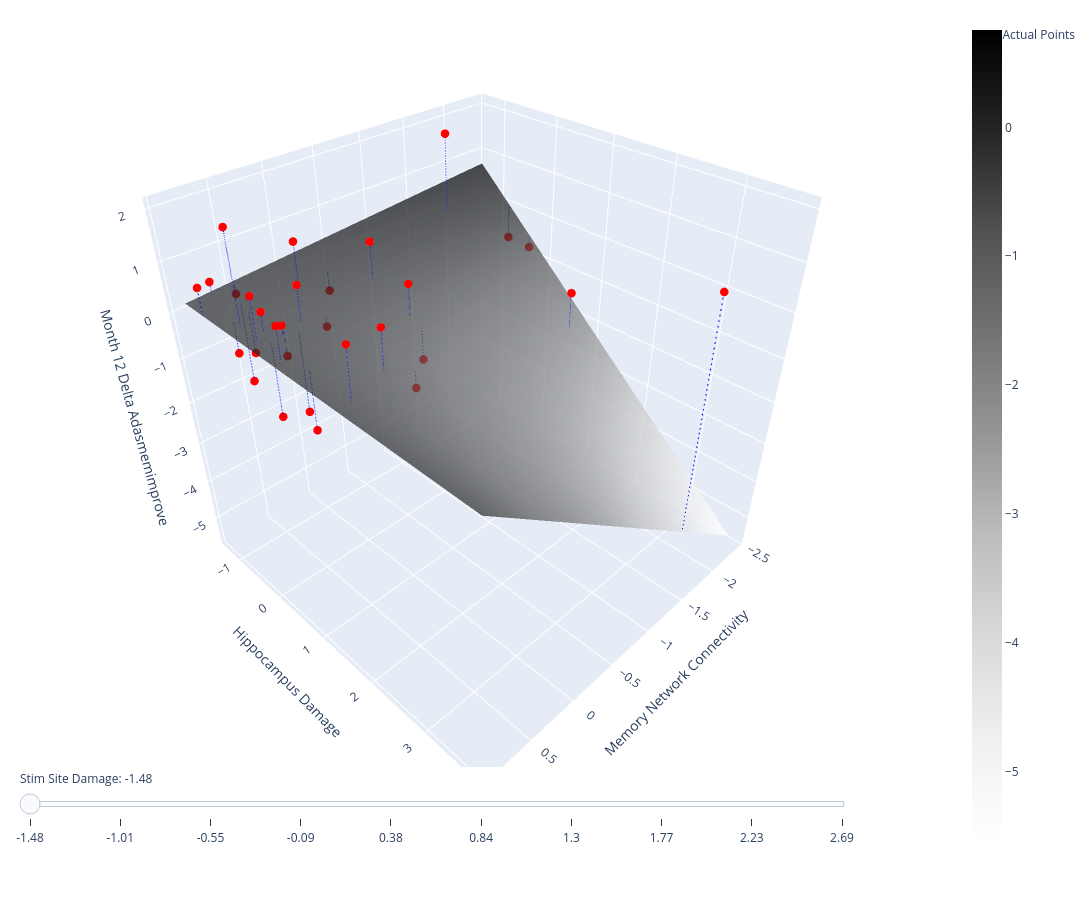

Notebook code for this chart:
### Markdown cell above
Visualize the Regression as a Plane

### Code cell
from calvin_utils.statistical_utils.response_surface_utils.regression_response_surface import GLMPlot
ip = GLMPlot(model_results=results, data_df=data_df, formula=formula)
ip.run(plot_residuals=True)

### Figure 1 — Plotly figure (JSON) as saved in the notebook; plotly's stock layout.template omitted (floating-point values rounded to 4 significant figures; data arrays with more than 128 entries replaced by an {"elided": "..."} marker saying what was removed)
{"data": [{"colorscale": [[0, "rgb(255,255,255)"], [0.125, "rgb(240,240,240)"], [0.25, "rgb(217,217,217)"], [0.375, "rgb(189,189,189)"], [0.5, "rgb(150,150,150)"], [0.625, "rgb(115,115,115)"], [0.75, "rgb(82,82,82)"], [0.875, "rgb(37,37,37)"], [1, "rgb(0,0,0)"]], "name": "Prediction Surface", "opacity": 0.7, "type": "surface", "x": [-2.403, -2.37, -2.336, -2.303, -2.269, -2.235, -2.202, -2.168, -2.134, -2.101, -2.067, -2.033, -2.0, -1.966, -1.932, -1.899, -1.865, -1.831, -1.798, -1.764, -1.73, -1.697, -1.663, -1.629, -1.596, -1.562, -1.528, -1.495, -1.461, -1.427, -1.394, -1.36, -1.326, -1.293, -1.259, -1.225, -1.192, -1.158, -1.124, -1.091, -1.057, -1.023, -0.9896, -0.956, -0.9223, -0.8886, -0.855, -0.8213, -0.7876, -0.754, -0.7203, -0.6866, -0.653, -0.6193, -0.5856, -0.552, -0.5183, -0.4847, -0.451, -0.4173, -0.3837, -0.35, -0.3163, -0.2827, -0.249, -0.2153, -0.1817, -0.148, -0.1144, -0.08069, -0.04703, -0.01336, 0.0203, 0.05397, 0.08763, 0.1213, 0.155, 0.1886, 0.2223, 0.2559, 0.2896, 0.3233, 0.3569, 0.3906, 0.4243, 0.4579, 0.4916, 0.5253, 0.5589, 0.5926, 0.6263, 0.6599, 0.6936, 0.7272, 0.7609, 0.7946, 0.8282, 0.8619, 0.8956, 0.9292], "y": [-1.311, -1.26, -1.208, -1.156, -1.105, -1.053, -1.002, -0.95, -0.8985, -0.8469, -0.7953, -0.7437, -0.6921, -0.6406, -0.589, -0.5374, -0.4858, -0.4342, -0.3827, -0.3311, -0.2795, -0.2279, -0.1764, -0.1248, -0.0732, -0.02162, 0.02996, 0.08154, 0.1331, 0.1847, 0.2363, 0.2879, 0.3394, 0.391, 0.4426, 0.4942, 0.5457, 0.5973, 0.6489, 0.7005, 0.7521, 0.8036, 0.8552, 0.9068, 0.9584, 1.01, 1.062, 1.113, 1.165, 1.216, 1.268, 1.319, 1.371, 1.423, 1.474, 1.526, 1.577, 1.629, 1.68, 1.732, 1.784, 1.835, 1.887, 1.938, 1.99, 2.042, 2.093, 2.145, 2.196, 2.248, 2.299, 2.351, 2.403, 2.454, 2.506, 2.557, 2.609, 2.66, 2.712, 2.764, 2.815, 2.867, 2.918, 2.97, 3.022, 3.073, 3.125, 3.176, 3.228, 3.279, 3.331, 3.383, 3.434, 3.486, 3.537, 3.589, 3.64, 3.692, 3.744, 3.795], "z": {"elided": "100x100 float values"}}, {"marker": {"color": "red", "size": 5}, "mode": "markers", "name": "Actual Points", "type": "scatter3d", "x": [-0.509, 0.6039, 0.9292, 0.3675, 0.617, 0.7824, 0.7301, 0.696, 0.552, -2.383, -0.5132, -0.0752, 0.06623, 0.7978, 0.8294, 0.1624, 0.818, 0.6174, 0.7174, -2.403, -0.2174, -2.121, -1.685, 0.7373, 0.4803, 0.2002, -0.5016, 0.4668, 0.7274, -1.489], "y": [-0.4412, -0.003571, -0.9102, -0.1473, -0.8356, -0.464, 1.523, -0.1781, -0.1007, -0.2736, 0.2764, 1.13, -0.8338, -0.5684, 0.4612, -0.08373, -0.03563, -0.6725, -1.234, -0.7362, -0.7983, 0.9233, -0.9301, 0.06881, -1.311, 1.069, 0.5222, 0.0155, 0.774, 3.795], "z": [0.7333, 0.239, 0.7333, 0.7333, -1.491, 1.969, 0.9805, 0.4861, -0.5026, -0.7498, 0.239, -0.997, 0.9805, -0.5026, 0.7333, -0.2554, 0.9805, -0.7498, 0.4861, -0.7498, -0.2554, -0.997, 1.969, -1.491, -0.00824, 0.4861, -1.244, -1.739, -1.244, 1.228]}, {"line": {"color": "blue", "dash": "dash"}, "mode": "lines", "name": "Residual", "showlegend": false, "type": "scatter3d", "x": [-0.509, -0.509], "y": [-0.4412, -0.4412], "z": [0.7333, -0.04764]}, {"line": {"color": "blue", "dash": "dash"}, "mode": "lines", "name": "Residual", "showlegend": false, "type": "scatter3d", "x": [0.6039, 0.6039], "y": [-0.003571, -0.003571], "z": [0.239, 0.04183]}, {"line": {"color": "blue", "dash": "dash"}, "mode": "lines", "name": "Residual", "showlegend": false, "type": "scatter3d", "x": [0.9292, 0.9292], "y": [-0.9102, -0.9102], "z": [0.7333, 0.1728]}, {"line": {"color": "blue", "dash": "dash"}, "mode": "lines", "name": "Residual", "showlegend": false, "type": "scatter3d", "x": [0.3675, 0.3675], "y": [-0.1473, -0.1473], "z": [0.7333, 0.005799]}, {"line": {"color": "blue", "dash": "dash"}, "mode": "lines", "name": "Residual", "showlegend": false, "type": "scatter3d", "x": [0.617, 0.617], "y": [-0.8356, -0.8356], "z": [-1.491, 0.17]}, {"line": {"color": "blue", "dash": "dash"}, "mode": "lines", "name": "Residual", "showlegend": false, "type": "scatter3d", "x": [0.7824, 0.7824], "y": [-0.464, -0.464], "z": [1.969, 0.1365]}, {"line": {"color": "blue", "dash": "dash"}, "mode": "lines", "name": "Residual", "showlegend": false, "type": "scatter3d", "x": [0.7301, 0.7301], "y": [1.523, 1.523], "z": [0.9805, -0.08684]}, {"line": {"color": "blue", "dash": "dash"}, "mode": "lines", "name": "Residual", "showlegend": false, "type": "scatter3d", "x": [0.696, 0.696], "y": [-0.1781, -0.1781], "z": [0.4861, 0.0904]}, {"line": {"color": "blue", "dash": "dash"}, "mode": "lines", "name": "Residual", "showlegend": false, "type": "scatter3d", "x": [0.552, 0.552], "y": [-0.1007, -0.1007], "z": [-0.5026, 0.04314]}, {"line": {"color": "blue", "dash": "dash"}, "mode": "lines", "name": "Residual", "showlegend": false, "type": "scatter3d", "x": [-2.383, -2.383], "y": [-0.2736, -0.2736], "z": [-0.7498, -0.5171]}, {"line": {"color": "blue", "dash": "dash"}, "mode": "lines", "name": "Residual", "showlegend": false, "type": "scatter3d", "x": [-0.5132, -0.5132], "y": [0.2764, 0.2764], "z": [0.239, -0.4458]}, {"line": {"color": "blue", "dash": "dash"}, "mode": "lines", "name": "Residual", "showlegend": false, "type": "scatter3d", "x": [-0.0752, -0.0752], "y": [1.13, 1.13], "z": [-0.997, -0.6106]}, {"line": {"color": "blue", "dash": "dash"}, "mode": "lines", "name": "Residual", "showlegend": false, "type": "scatter3d", "x": [0.06623, 0.06623], "y": [-0.8338, -0.8338], "z": [0.9805, 0.1695]}, {"line": {"color": "blue", "dash": "dash"}, "mode": "lines", "name": "Residual", "showlegend": false, "type": "scatter3d", "x": [0.7978, 0.7978], "y": [-0.5684, -0.5684], "z": [-0.5026, 0.1474]}, {"line": {"color": "blue", "dash": "dash"}, "mode": "lines", "name": "Residual", "showlegend": false, "type": "scatter3d", "x": [0.8294, 0.8294], "y": [0.4612, 0.4612], "z": [0.7333, 0.07489]}, {"line": {"color": "blue", "dash": "dash"}, "mode": "lines", "name": "Residual", "showlegend": false, "type": "scatter3d", "x": [0.1624, 0.1624], "y": [-0.08373, -0.08373], "z": [-0.2554, -0.06458]}, {"line": {"color": "blue", "dash": "dash"}, "mode": "lines", "name": "Residual", "showlegend": false, "type": "scatter3d", "x": [0.818, 0.818], "y": [-0.03563, -0.03563], "z": [0.9805, 0.108]}, {"line": {"color": "blue", "dash": "dash"}, "mode": "lines", "name": "Residual", "showlegend": false, "type": "scatter3d", "x": [0.6174, 0.6174], "y": [-0.6725, -0.6725], "z": [-0.7498, 0.1457]}, {"line": {"color": "blue", "dash": "dash"}, "mode": "lines", "name": "Residual", "showlegend": false, "type": "scatter3d", "x": [0.7174, 0.7174], "y": [-1.234, -1.234], "z": [0.4861, 0.2152]}, {"line": {"color": "blue", "dash": "dash"}, "mode": "lines", "name": "Residual", "showlegend": false, "type": "scatter3d", "x": [-2.403, -2.403], "y": [-0.7362, -0.7362], "z": [-0.7498, 0.04832]}, {"line": {"color": "blue", "dash": "dash"}, "mode": "lines", "name": "Residual", "showlegend": false, "type": "scatter3d", "x": [-0.2174, -0.2174], "y": [-0.7983, -0.7983], "z": [-0.2554, 0.1535]}, {"line": {"color": "blue", "dash": "dash"}, "mode": "lines", "name": "Residual", "showlegend": false, "type": "scatter3d", "x": [-2.121, -2.121], "y": [0.9233, 0.9233], "z": [-0.997, -1.816]}, {"line": {"color": "blue", "dash": "dash"}, "mode": "lines", "name": "Residual", "showlegend": false, "type": "scatter3d", "x": [-1.685, -1.685], "y": [-0.9301, -0.9301], "z": [1.969, 0.2626]}, {"line": {"color": "blue", "dash": "dash"}, "mode": "lines", "name": "Residual", "showlegend": false, "type": "scatter3d", "x": [0.7373, 0.7373], "y": [0.06881, 0.06881], "z": [-1.491, 0.07387]}, {"line": {"color": "blue", "dash": "dash"}, "mode": "lines", "name": "Residual", "showlegend": false, "type": "scatter3d", "x": [0.4803, 0.4803], "y": [-1.311, -1.311], "z": [-0.00824, 0.2644]}, {"line": {"color": "blue", "dash": "dash"}, "mode": "lines", "name": "Residual", "showlegend": false, "type": "scatter3d", "x": [0.2002, 0.2002], "y": [1.069, 1.069], "z": [0.4861, -0.3987]}, {"line": {"color": "blue", "dash": "dash"}, "mode": "lines", "name": "Residual", "showlegend": false, "type": "scatter3d", "x": [-0.5016, -0.5016], "y": [0.5222, 0.5222], "z": [-1.244, -0.5764]}, {"line": {"color": "blue", "dash": "dash"}, "mode": "lines", "name": "Residual", "showlegend": false, "type": "scatter3d", "x": [0.4668, 0.4668], "y": [0.0155, 0.0155], "z": [-1.739, -0.002847]}, {"line": {"color": "blue", "dash": "dash"}, "mode": "lines", "name": "Residual", "showlegend": false, "type": "scatter3d", "x": [0.7274, 0.7274], "y": [0.774, 0.774], "z": [-1.244, -0.006838]}, {"line": {"color": "blue", "dash": "dash"}, "mode": "lines", "name": "Residual", "showlegend": false, "type": "scatter3d", "x": [-1.489, -1.489], "y": [3.795, 3.795], "z": [1.228, -4.013]}], "layout": {"height": 900, "margin": {"b": 50, "l": 20, "r": 20, "t": 20}, "scene": {"aspectmode": "cube", "domain": {"y": [0.1, 1]}, "xaxis": {"title": {"text": "Memory Network Connectivity"}}, "yaxis": {"title": {"text": "Hippocampus Damage"}}, "zaxis": {"title": {"text": "Month 12 Delta Adasmemimprove"}}}, "sliders": [{"active": 0, "currentvalue": {"prefix": "Stim Site Damage: "}, "len": 0.9, "pad": {"t": 0}, "steps": [{"args": [{"z": {"elided": "1x100x100 float values"}}], "label": "-1.48", "method": "restyle"}, {"args": [{"z": {"elided": "1x100x100 float values"}}], "label": "-1.01", "method": "restyle"}, {"args": [{"z": {"elided": "1x100x100 float values"}}], "label": "-0.55", "method": "restyle"}, {"args": [{"z": {"elided": "1x100x100 float values"}}], "label": "-0.09", "method": "restyle"}, {"args": [{"z": {"elided": "1x100x100 float values"}}], "label": "0.38", "method": "restyle"}, {"args": [{"z": {"elided": "1x100x100 float values"}}], "label": "0.84", "method": "restyle"}, {"args": [{"z": {"elided": "1x100x100 float values"}}], "label": "1.3", "method": "restyle"}, {"args": [{"z": {"elided": "1x100x100 float values"}}], "label": "1.77", "method": "restyle"}, {"args": [{"z": {"elided": "1x100x100 float values"}}], "label": "2.23", "method": "restyle"}, {"args": [{"z": {"elided": "1x100x100 float values"}}], "label": "2.69", "method": "restyle"}], "y": 0.1}], "width": 1200}}
